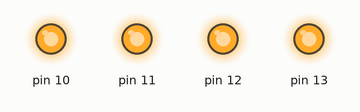
A sketch run on a simulated Arduino Uno, built with avr-gcc and run on an emulated ATmega328P. On the bench: output pins drawn as LEDs (lit = HIGH).

Above: at 0.2 s.
At 1.7 s:
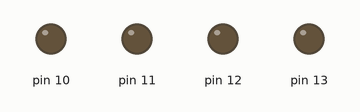
Timing chart, 0 to 3.0 s (numbered marks = the images above):
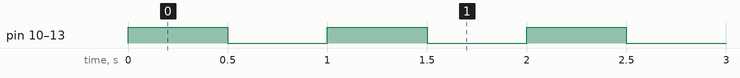

The sketch:

SD_Test.ino
```cpp
void setup() {
  // put your setup code here, to run once:
  pinMode(10, OUTPUT);
  pinMode(11, OUTPUT);
  pinMode(12, OUTPUT);
  pinMode(13, OUTPUT);
}

void loop() {
  // put your main code here, to run repeatedly:
  digitalWrite(10, HIGH);
  digitalWrite(11, HIGH);
  digitalWrite(12, HIGH);
  digitalWrite(13, HIGH);
  delay(500);
  digitalWrite(10, LOW);
  digitalWrite(11, LOW);
  digitalWrite(12, LOW);
  digitalWrite(13, LOW);
  delay(500);
}
```

Measured:
- by itself, pin 10–13: alternates HIGH for 0.50 s and LOW for 0.50 s
